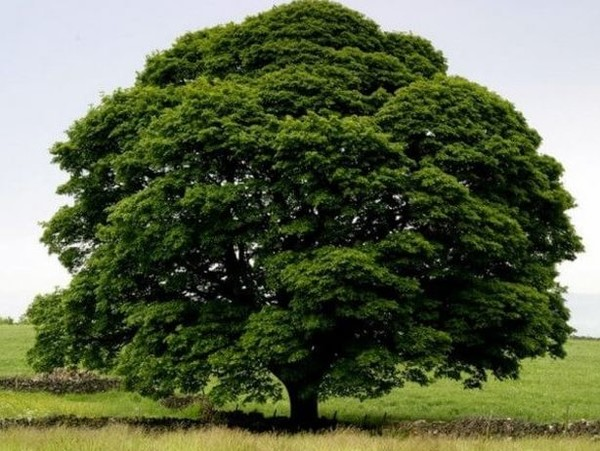
#> input picture 5_sem/OIIS/ЛАБЫ/images_laba3/1.jpg, 600 x 451 px
$ python lab3.py
#> lines starting #> are read from the running program, lines starting #| are printed output that depends on the picture
from PIL import Image

# Открываем изображения
img1 = Image.open('images_laba3/1.jpg')
#> img1 is the input picture: PIL image 600x451 RGB; mean R, G, B 94.8, 104.2, 75.2
img2 = Image.open('images_laba3/2.jpg')
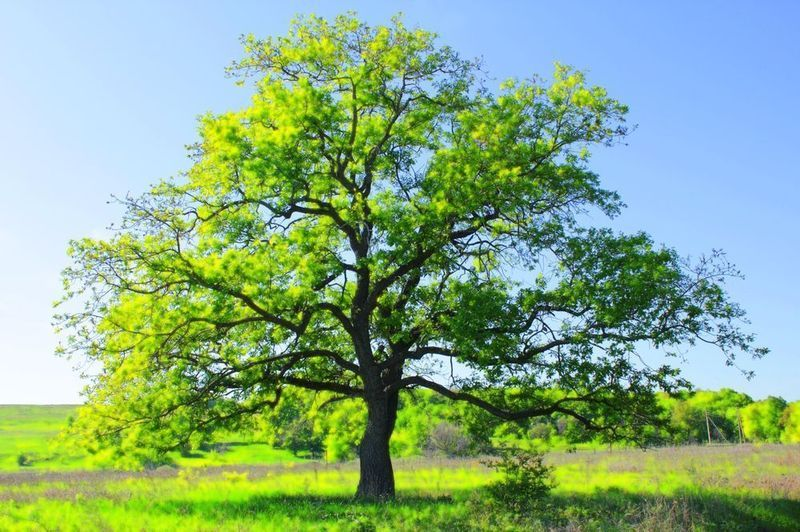
#> input picture 5_sem/OIIS/ЛАБЫ/images_laba3/2.jpg, 800 x 532 px
#> img2 is the input picture: PIL image 800x532 RGB; mean R, G, B 136.6, 172.1, 133.9

# Обрабатываем первое изображение
img1_pixels = list(img1.getdata())
#> img1_pixels = 270600 items
img1_mean_brightness = sum(pixel[0] + pixel[1] + pixel[2] for pixel in img1_pixels) / (len(img1_pixels) * 3)
#> img1_mean_brightness = 91.41

# Обрабатываем второе изображение
img2_pixels = list(img2.getdata())
#> img2_pixels = 425600 items
img2_mean_brightness = sum(pixel[0] + pixel[1] + pixel[2] for pixel in img2_pixels) / (len(img2_pixels) * 3)
#> img2_mean_brightness = 147.5

# Находим разницу в яркости
brightness_diff = abs(img1_mean_brightness - img2_mean_brightness) / 2
#> brightness_diff = 28.05

# Уменьшаем/увеличиваем значения яркости изображений

if img1_mean_brightness > img2_mean_brightness:
    new_img1_pixels = [(max(0, int(pixel[0] - brightness_diff)),
                        max(0, int(pixel[1] - brightness_diff)),
                        max(0, int(pixel[2] - brightness_diff))) for pixel in img1_pixels]

    new_img2_pixels = [(min(255, int(pixel[0] + brightness_diff)),
                        min(255, int(pixel[1] + brightness_diff)),
                        min(255, int(pixel[2] + brightness_diff))) for pixel in img2_pixels]
else:
    new_img1_pixels = [(min(255, int(pixel[0] + brightness_diff)),
                        min(255, int(pixel[1] + brightness_diff)),
                        min(255, int(pixel[2] + brightness_diff))) for pixel in img1_pixels]
#> new_img1_pixels = 270600 items

    new_img2_pixels = [(max(0, int(pixel[0] - brightness_diff)),
                        max(0, int(pixel[1] - brightness_diff)),
                        max(0, int(pixel[2] - brightness_diff))) for pixel in img2_pixels]
#> new_img2_pixels = 425600 items


# Получаем размеры изображений
img1_width, img1_height = img1.size
#> img1_width = 600; img1_height = 451
img2_width, img2_height = img2.size
#> img2_width = 800; img2_height = 532

# Создаем новые изображения
new_img1 = Image.new('RGB', (img1_width, img1_height))
#> new_img1: PIL image 600x451 RGB; every value is 0
new_img1.putdata(new_img1_pixels)
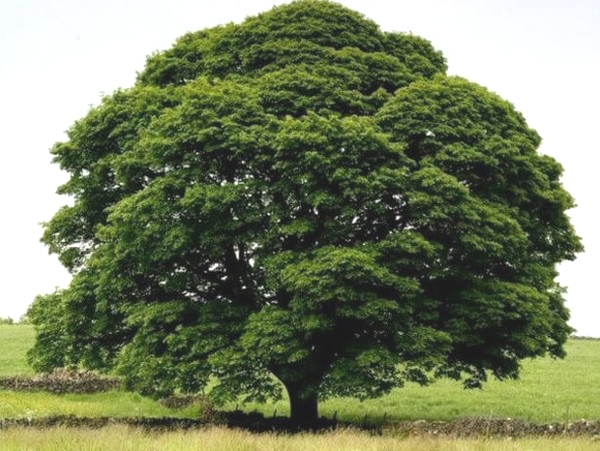
#> new_img1: PIL image 600x451 RGB; mean R, G, B 121.5, 130.5, 100.1
new_img2 = Image.new('RGB', (img2_width, img2_height))
#> new_img2: PIL image 800x532 RGB; every value is 0
new_img2.putdata(new_img2_pixels)
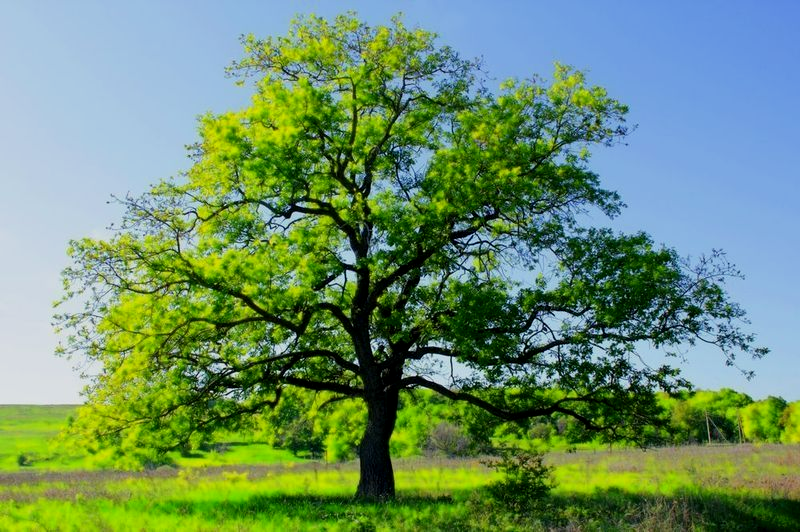
#> new_img2: PIL image 800x532 RGB; mean R, G, B 108, 143.1, 107.6

# Сохраняем новые изображения
new_img1.save('images_laba3/result_1.jpg')
new_img2.save('images_laba3/result_2.jpg')
